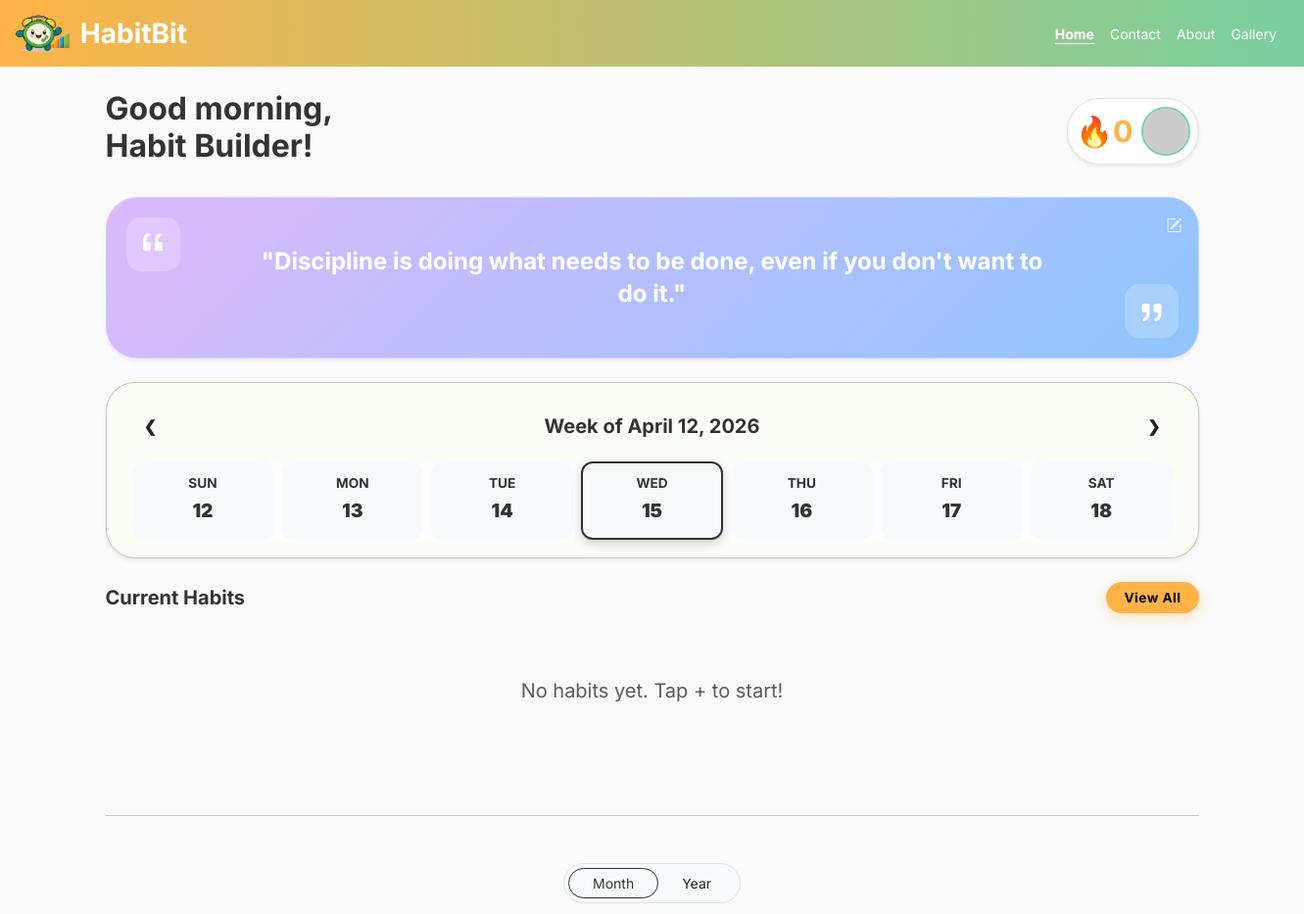
/dashboard.php (upper part), run on an earlier commit of the app's database.
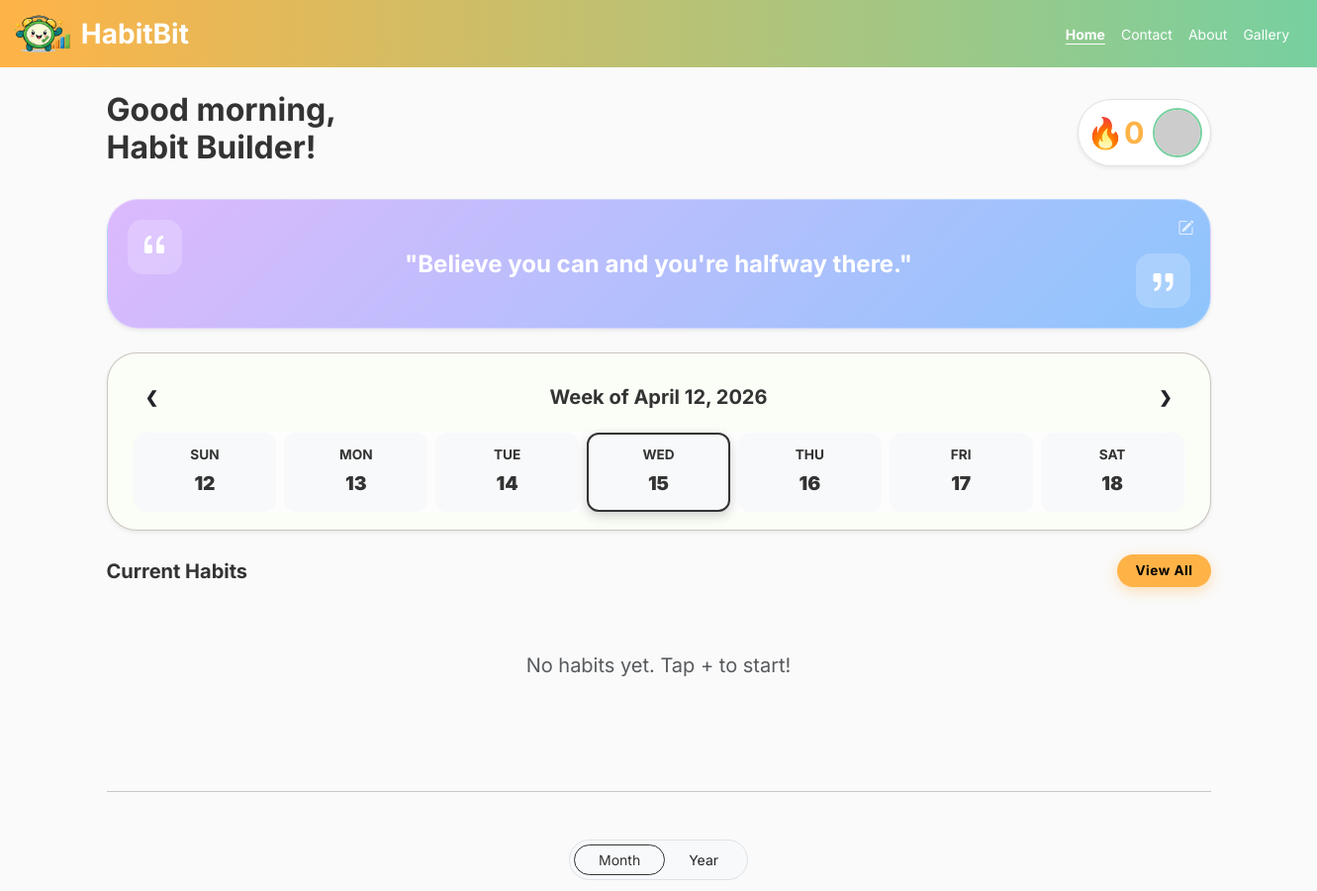
And on a later commit of the database.
### tables this page shows
CREATE TABLE IF NOT EXISTS `quotes` (
  `id`          int(11) NOT NULL AUTO_INCREMENT,
  `quote_text`  text    NOT NULL,
  `is_selected` int(11) DEFAULT 0,
  PRIMARY KEY (`id`)
);

### dashboard.php (the view, shortened to what this page needs)
<?php
include('db_connect.php');
$user_id = isset($_SESSION['user_id']) ? intval($_SESSION['user_id']) : 0;
$user_name = $_SESSION['firstname'] ?? "Habit Builder";
$hour = (int)date("H");
$greeting = "Good evening";
if ($hour >= 5 && $hour < 12) {
    $greeting = "Good morning";
} elseif ($hour >= 12 && $hour < 18) {
    $greeting = "Good afternoon";
} else {
    $greeting = "Good evening";
}
$today_month = date("n");
$today_date = date("j");
$is_birthday = false;
if ($today_month == 12 && $today_date == 25) {
    $display_quote = "🎄 Merry Christmas! Celebrate with joy and better habits!";
} elseif ($today_month == 1 && $today_date == 1) {
    $display_quote = "🎆 Happy New Year! New Year, New Bits. Build your future today!";
} elseif ($is_birthday) {
    $display_quote = "🎂 Happy Birthday, " . $user_name . "! Another year to build great habits!";
} else {
    $check_selected = mysqli_query($conn, "
        SELECT quote_text
        FROM user_quotes
        WHERE user_id = '$user_id' AND is_selected = 1
        LIMIT 1
    ");
    if ($check_selected && mysqli_num_rows($check_selected) > 0) {
        $row = mysqli_fetch_assoc($check_selected);
        $display_quote = $row['quote_text'];
    } else {
        $personal_query = mysqli_query($conn, "
            SELECT quote_text
            FROM user_quotes
            WHERE user_id = '$user_id'
            ORDER BY RAND()
            LIMIT 1
        ");
        if ($personal_query && mysqli_num_rows($personal_query) > 0) {
            $row = mysqli_fetch_assoc($personal_query);
            $display_quote = $row['quote_text'];
        } else {
            $default_query = mysqli_query($conn, "
                SELECT quote_text
                FROM quotes
                ORDER BY RAND()
                LIMIT 1
            ");
            $row = mysqli_fetch_assoc($default_query);
            $display_quote = $row ? $row['quote_text'] : "Believe you can and you're halfway there.";
        }
    }
}
?>
<!DOCTYPE html>
<html lang="en">
   <head>
      <link href="https://cdn.jsdelivr.net/npm/bootstrap@5.3.0/dist/css/bootstrap.min.css" rel="stylesheet">
      <link rel="stylesheet" href="https://cdn.jsdelivr.net/npm/bootstrap-icons@1.11.1/font/bootstrap-icons.css">
      <link rel="stylesheet" href="css/style.css">
   </head>
   <body>
      <nav class="navbar navbar-expand-lg navbar-light custom-navbar">
         <div class="container-fluid">
            <a class="navbar-brand d-flex align-items-center" href="dashboard.php">
            <img src="images/logo.png" alt="HabitBit Logo" height="40" class="me-2">
            <span class="fw-bold text-white fs-3">HabitBit</span>
            </a>
            <div class="d-flex text-white small">
               <a href="dashboard.php" class="text-white text-decoration-none me-3 nav-active">Home</a>
               <a href="contact.php" class="text-white text-decoration-none me-3">Contact</a>
               <a href="about.php" class="text-white text-decoration-none me-3">About</a>
               <a href="gallery.php" class="text-white text-decoration-none me-3">Gallery</a>
            </div>
         </div>
      </nav>
<div class="container mt-4">
        <div class="d-flex justify-content-between align-items-center mb-4">
        <div>
            <h2 class="fw-bold mb-0" id="greetingText"><?php echo $greeting; ?>,</h2>
            <h2 class="fw-bold" id="userNameText"><?php echo $user_name; ?>!</h2>
        </div>
        <div class="d-flex align-items-center bg-white p-2 rounded-pill shadow-sm border">
            <span id="habit-streak" class="me-2 streak-display fw-bold" data-highest="0" style="cursor: help; min-width: 50px; text-align: center;">🔥0</span>
            <img id="dashboardAvatar" src="https://ui-avatars.com/api/?name=<?php echo urlencode($user_name); ?>&background=77D0A0&color=fff" class="rounded-circle" width="32" alt="Profile">
        </div>
    </div>
<a href="manage_quotes.php" class="text-decoration-none">
    <div class="quote-container text-white p-4 rounded-5 text-center mb-4 shadow-sm position-relative">
        <div class="quote-icon-box top-left"><i class="bi bi-quote"></i></div>
        <p id="daily-quote" class="mb-0 fs-4 fw-bold py-4">
            <?php echo '"' . $display_quote . '"'; ?>
        </p>
        <div class="quote-icon-box bottom-right"><i class="bi bi-quote"></i></div>
        <div class="quote-edit-wrapper position-absolute top-0 end-0 m-3">
            <i class="bi bi-pencil-square opacity-75"></i>
        </div>
    </div>
</a>
        <div class="weekly-tracker bg-white p-3 rounded-4 shadow-sm mb-4">
            <div class="d-flex justify-content-between align-items-center mb-3">
                <button class="btn btn-link text-dark fw-bold text-decoration-none" onclick="changeWeek(-1)">❮</button>
                <h5 class="fw-bold mb-0" id="week-label">Week of Jan 4, 2026</h5>
                <button class="btn btn-link text-dark fw-bold text-decoration-none" onclick="changeWeek(1)">❯</button>
            </div>
          <div id="weekly-grid"></div>
        </div>
        <div class="d-flex justify-content-between align-items-center mb-3">
            <h5 class="fw-bold mb-0">Current Habits</h5>
            <a href="profile.php" class="view-all-btn">View All</a>
        </div>
        <div id="habit-list" class="habit-grid mb-5"></div>
        <hr class="my-5">
        <div class="calendar-section pb-5">
            <div class="d-flex justify-content-center mb-3">
                <div class="btn-group bg-light p-1 rounded-pill border">
                    <button class="btn btn-sm rounded-pill active px-4" id="viewMonth">Month</button>
                    <button class="btn btn-sm rounded-pill px-4" id="viewYear">Year</button>
                </div>
            </div>
        </div>
    </div>
   </body>
</html>

### css/style.css (style rules this page uses)
:root { --hb-orange: #ffb347; --hb-teal: #77d0a0; --hb-blue: #93a4b1; --hb-dark: #333333; --hb-peach: #ffe5d0; --hb-lilac-start: #dcb9fd; --hb-lilac-end: #8ec5fc; }
body { font-family: "Inter", sans-serif; background-color: #fafafa; color: var(--hb-dark); padding-bottom: 120px; }
.custom-navbar { background: linear-gradient( 90deg, var(--hb-orange), var(--hb-teal) ) !important; }
#login-streak, #habit-streak { font-size: 1.9rem !important; font-weight: 800; color: #ffb347; }
#profileAvatar, #dashboardAvatar { width: 50px !important; height: 50px !important; border: 2px solid #77D0A0; }
.weekly-tracker { height: 180px !important; background: rgba(250, 255, 245, 0.8) !important; backdrop-filter: blur(10px); border: 1px solid rgba(90, 63, 63, 0.3); border-radius: 30px !important; padding: 25px !important; }
#weekly-grid { display: grid !important; grid-template-columns: repeat(7, 1fr) !important; gap: 8px; padding: 1px; background: #fdfdfd; border-radius: 20px; width: 100%; box-sizing: border-box; }
.calendar-section { max-width: 700px; margin: 0 auto; }
.nav-active { font-weight: 700; text-decoration: underline !important; text-underline-offset: 4px; text-decoration-thickness: 2px; }
.quote-container { background: linear-gradient(135deg, var(--hb-lilac-start) 0%, var(--hb-lilac-end) 100%); min-height: 100px; display: flex; align-items: center; justify-content: center; position: relative; overflow: hidden; border: 1px solid rgba(255,255,255,0.3); border-radius: 20px; box-shadow: 0 10px 30px rgba(142, 197, 252, 0.3); transition: transform 0.3s ease, box-shadow 0.3s ease; cursor: pointer; overflow: visible !important; }
.quote-edit-wrapper { display: inline-block; cursor: pointer; z-index: 100; }
.quote-icon-box { background-color: rgba(255, 255, 255, 0.2); width: 55px; height: 55px; border-radius: 15px; display: flex; align-items: center; justify-content: center; position: absolute; }
.quote-icon-box.top-left { top: 20px; left: 20px; }
.quote-icon-box.bottom-right { bottom: 20px; right: 20px; transform: rotate(180deg); }
.quote-icon-box i { font-size: 2rem; color: white; }
#daily-quote { max-width: 75%; line-height: 1.4; color: white; z-index: 1; }
.view-all-btn { background-color: var(--hb-orange); color: rgb(0, 0, 0) !important; padding: 6px 18px; border-radius: 50px; font-size: 0.85rem; font-weight: 700; text-decoration: none !important; display: inline-block; box-shadow: 0 4px 14px 0 rgba(255, 179, 71, 0.39); letter-spacing: 0.5px; transition: all 0.2s ease-in-out; }
#habit-list, #habit-list .row { overflow: visible !important; }

What changed in the data, as far as the page shows it:
removed quotes: quote_text "Discipline is doing what needs to be done, even if you don't want to do it."
Also different on the page:
$display_quote: (not shown) → "Believe you can and you're halfway there."
